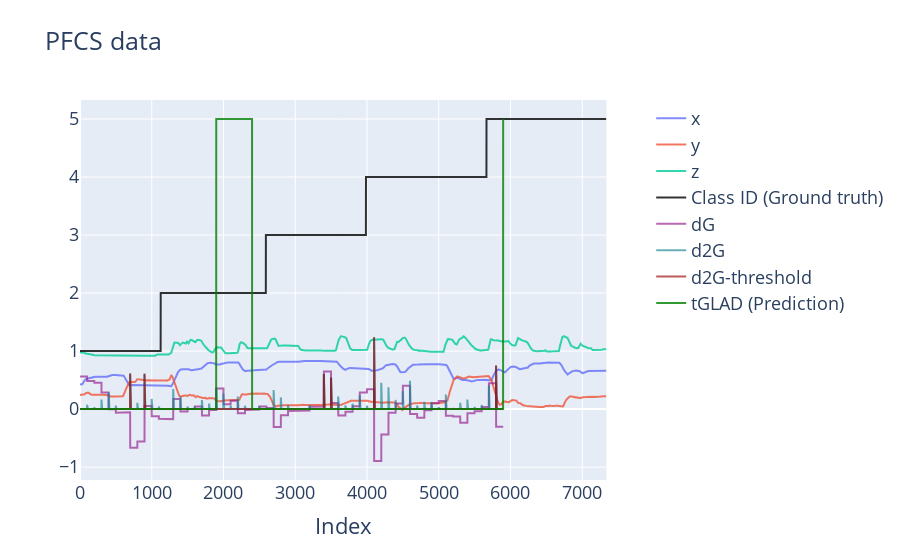

Notebook source saved alongside this figure:
### Code cell
fig = make_subplots(specs=[[{"secondary_y": True}]])
for col in df.columns:
    # Add traces
    if col == "ID":
        fig.add_trace(
            go.Scatter(
                y=df["ID"].values,
                name="Class ID (Ground truth)",
                mode="lines",
                line_color="#000000",
            )
        )
    else:
        fig.add_trace(go.Scatter(y=df[col].values, name=col, mode="lines"))

fig.add_trace(
    go.Scatter(
        y=scaled_dg_corr,
        name="dG",
        mode="lines",
        marker_color="rgba(146, 21, 136, 0.8)",
    )
)
fig.add_trace(
    go.Scatter(
        y=ddg_corr, name="d2G", mode="lines", marker_color="rgba(21, 130, 146, 0.8)"
    )
)
fig.add_trace(
    go.Scatter(
        y=thresh_ddg_corr,
        name="d2G-threshold",
        mode="lines",
        marker_color="rgba(152, 0, 0, .8)",
    )
)
fig.add_trace(
    go.Scatter(
        y=5 * labels, name="tGLAD (Prediction)", mode="lines", line_color="#008000"
    )
)

fig.update_layout(
    title="PFCS data",
    font=dict(
        size=18,
    ),
)
fig.update_traces(opacity=0.8)
fig.update_xaxes(title_text="Index")
fig.show()

### Figure 1 — Plotly figure (JSON) as saved in the notebook; plotly's stock layout.template omitted (floating-point values rounded to 4 significant figures; data arrays with more than 128 entries replaced by an {"elided": "..."} marker saying what was removed)
{"data": [{"mode": "lines", "name": "x", "opacity": 0.8, "type": "scatter", "y": {"elided": "7338 float values"}}, {"mode": "lines", "name": "y", "opacity": 0.8, "type": "scatter", "y": {"elided": "7338 float values"}}, {"mode": "lines", "name": "z", "opacity": 0.8, "type": "scatter", "y": {"elided": "7338 float values"}}, {"line": {"color": "#000000"}, "mode": "lines", "name": "Class ID (Ground truth)", "opacity": 0.8, "type": "scatter", "y": {"elided": "7338 float values"}}, {"marker": {"color": "rgba(146, 21, 136, 0.8)"}, "mode": "lines", "name": "dG", "opacity": 0.8, "type": "scatter", "y": {"elided": "5900 float values"}}, {"marker": {"color": "rgba(21, 130, 146, 0.8)"}, "mode": "lines", "name": "d2G", "opacity": 0.8, "type": "scatter", "y": {"elided": "5899 float values"}}, {"marker": {"color": "rgba(152, 0, 0, .8)"}, "mode": "lines", "name": "d2G-threshold", "opacity": 0.8, "type": "scatter", "y": {"elided": "5899 float values"}}, {"line": {"color": "#008000"}, "mode": "lines", "name": "tGLAD (Prediction)", "opacity": 0.8, "type": "scatter", "y": {"elided": "5899 float values"}}], "layout": {"font": {"size": 18}, "title": {"text": "PFCS data"}, "xaxis": {"anchor": "y", "domain": [0, 0.94], "title": {"text": "Index"}}, "yaxis": {"anchor": "x", "domain": [0, 1]}, "yaxis2": {"anchor": "x", "overlaying": "y", "side": "right"}}}
